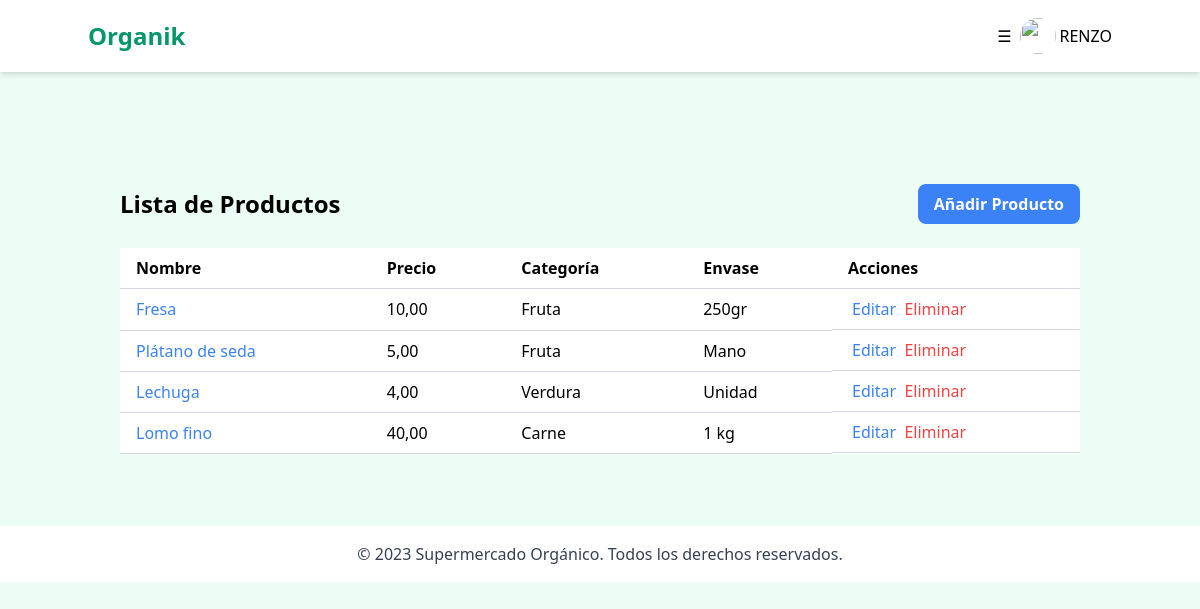
Page /administracion/producto/ (signed in) on the earlier database version.
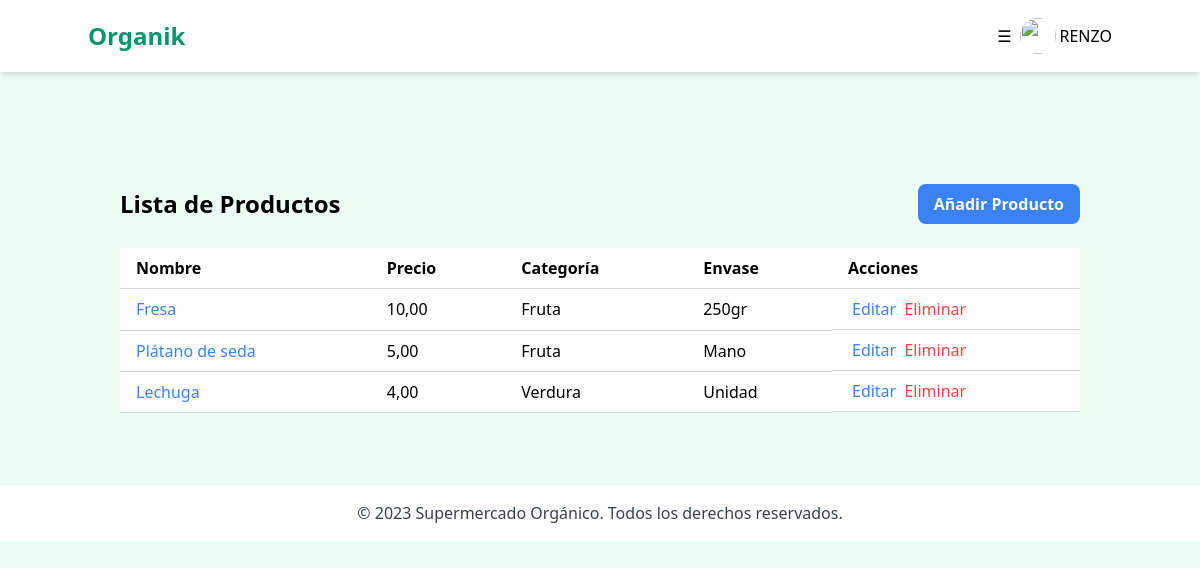
Same page on the later database version.
### marketapp/models.py (models this page shows, shortened)
class Producto(models.Model):
    nombre = models.CharField(max_length=100)
    descripcion = models.CharField(max_length=100)
    precio = models.DecimalField(max_digits=10, decimal_places=2)
    stock = models.PositiveIntegerField(blank=True, null=True)
    categoria = models.ForeignKey(Categoria, on_delete=models.SET_NULL, null=True)
    imagen = models.ImageField(upload_to="productos_imagenes", blank=True, null=True)
    envase = models.ForeignKey(
        Envase, on_delete=models.SET_NULL, null=True, verbose_name="Tipo de envase"
    )

class Categoria(models.Model):
    nombre = models.CharField(max_length=50)
    descripcion = models.CharField(max_length=100, blank=True, null=True)
    def __str__(self):
        return self.nombre

class Envase(models.Model):
    nombre = models.CharField(max_length=50, verbose_name="Nombre del envase")
    valor = models.DecimalField(
        max_digits=5, decimal_places=2, verbose_name="Factor de costo"
    )
    def __str__(self):
        return self.nombre

### marketapp/views.py (the view)
# urls.py: path('producto/', ProductoAdminListView.as_view(), name='admin_producto_list'),
class ProductoAdminListView(LoginRequiredMixin,ListView):
    model = Producto
    template_name = 'marketapp/admin/producto/list.html'
    context_object_name = 'productos'
    queryset = Producto.objects.all().order_by('categoria')

### marketapp/templates/marketapp/admin/producto/list.html
{% extends "marketapp/admin/adminIndex.html" %}
{% block contenido %}
<div class="container mx-auto mt-10 md:p-4">
    <div class="flex justify-between items-center mb-6">
        <h2 class="text-2xl font-bold">Lista de Productos</h2>
        <a href="{% url 'administracion:admin_producto_create' %}" class="bg-blue-500 hover:bg-blue-600 text-white font-bold py-2 px-4 rounded-lg">
            Añadir Producto
        </a>
    </div>
    <table class="min-w-full bg-white">
        <thead>
            <tr>
                <th class="py-0 md:py-2 md:px-4 border-b border-gray-300 text-left">Nombre</th>
                <th class="py-0 md:py-2 md:px-4 border-b border-gray-300 text-left">Precio</th>
                <th class="py-0 md:py-2 md:px-4 border-b border-gray-300 text-left">Categoría</th>
                <th class="py-0 md:py-2 md:px-4 border-b border-gray-300 text-left">Envase</th>
                <th class="py-0 md:py-2 md:px-4 border-b border-gray-300 text-left">Acciones</th>
            </tr>
        </thead>
        <tbody>
            {% for producto in productos %}
            <tr>
                <td class="py-0 px-2 md:py-2 md:px-4 border-b border-gray-300"><a href="{% url 'administracion:admin_producto_detail' producto.id %}" class="text-blue-500 hover:text-blue-600">{{ producto.nombre }}</a></td>
                <td class="py-0 md:py-2 md:px-4 border-b border-gray-300">{{ producto.precio }}</td>
                <td class="py-0 md:py-2 md:px-4 border-b border-gray-300">{{ producto.categoria }}</td>
                <td class="py-0 md:py-2 md:px-4 border-b border-gray-300">{{ producto.envase }}</td>
                <td class="py-0 md:py-2 grid items-center  md:px-4 border-b border-gray-300 md:block">
                    <a href="{% url 'administracion:admin_producto_edit' producto.id %}" class="text-blue-500 hover:text-blue-600 ml-1">Editar</a>
                    <a href="{% url 'administracion:admin_producto_delete' producto.id %}" class="text-red-500 hover:text-red-600 ml-1">Eliminar</a>
                </td>
            </tr>
            {% endfor %}
        </tbody>
    </table>
</div>
{% endblock %}

Differences in the rows shown:
removed Producto: nombre "Lomo fino", precio "40,00", categoria "Carne", envase "1 kg"
